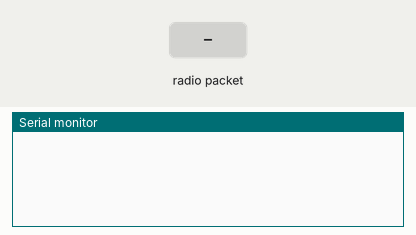
Simulated run of this sketch. Board: Arduino Uno, built with avr-gcc and run on an emulated ATmega328P. Shown: the last lines printed to the serial monitor. The test bench sets the inputs (shaded band). No radio packets arrive unless stated.

Above: at 3.2 s.
3.3 s: radio packet "1" arrives
At 4.5 s:
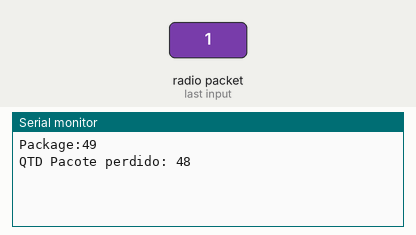
4.8 s: radio packet "0" arrives
At 5.9 s:
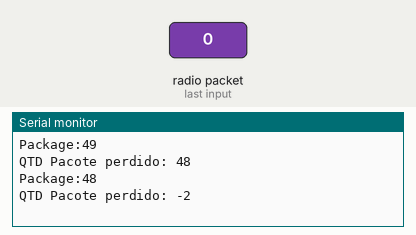
6.3 s: radio packet "2" arrives
At 7.1 s:
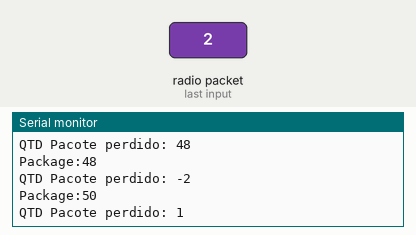

Measured:
- after the input at 3.3 s, the serial monitor: prints a new line at once (image 1)
- after the input at 4.8 s, the serial monitor: prints a new line at once (image 2)
- after the input at 6.3 s, the serial monitor: prints a new line at once (image 3)

The sketch:

RF_receive_miss.ino
```cpp
#include <SPI.h>
#include "RF24.h"

RF24 myRadio (9, 10);
struct package
{
  int id=0;
  char text[1024] ="empty";
};

byte addresses[][6] = {"0"};

unsigned count = 0;

typedef struct package Package;
Package data;

void setup()
{
  Serial.begin(115200);
  delay(1000);

  myRadio.begin();
  myRadio.setChannel(98);
  myRadio.setPALevel(RF24_PA_MIN);
  myRadio.setDataRate( RF24_250KBPS ) ;
  myRadio.openReadingPipe(1, addresses[0]);
  myRadio.startListening();
  delay(1000);

  if ( myRadio.available()) {
     //Serial.println("opa");
     while (myRadio.available())
    {
      //Serial.println("Ju desconfiada");
      myRadio.read( &data, sizeof(data) );
    }
    //Serial.print("Data: ");
    //Serial.println(data.id);
    count = data.id;
  }
}


void loop()
{

  if ( myRadio.available())
  {
    while (myRadio.available())
    {
      myRadio.read( &data, sizeof(data) );
    }
    Serial.print("\nPackage:");
    Serial.print(data.id);
    Serial.print("\n");
//    Serial.println(data.temperature);
    Serial.println(data.text);
    int diff = data.id - count - 1;
    Serial.print("QTD Pacote perdido: ");
    Serial.println(diff);
    count = data.id;
  }
}
```
